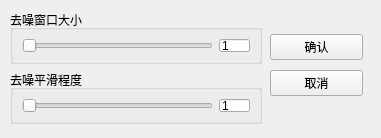
<?xml version="1.0" encoding="UTF-8"?>
<ui version="4.0">
 <class>ui_denoise</class>
 <widget class="QDialog" name="ui_denoise">
  <property name="geometry">
   <rect>
    <x>0</x>
    <y>0</y>
    <width>381</width>
    <height>138</height>
   </rect>
  </property>
  <property name="windowTitle">
   <string>Dialog</string>
  </property>
  <widget class="QGroupBox" name="groupBox">
   <property name="geometry">
    <rect>
     <x>10</x>
     <y>10</y>
     <width>252</width>
     <height>54</height>
    </rect>
   </property>
   <property name="sizePolicy">
    <sizepolicy hsizetype="Preferred" vsizetype="Maximum">
     <horstretch>0</horstretch>
     <verstretch>0</verstretch>
    </sizepolicy>
   </property>
   <property name="maximumSize">
    <size>
     <width>16777215</width>
     <height>54</height>
    </size>
   </property>
   <property name="title">
    <string>去噪窗口大小</string>
   </property>
   <layout class="QGridLayout" name="gridLayout">
    <item row="0" column="0">
     <widget class="QSlider" name="windowsize">
      <property name="minimum">
       <number>1</number>
      </property>
      <property name="maximum">
       <number>50</number>
      </property>
      <property name="orientation">
       <enum>Qt::Horizontal</enum>
      </property>
     </widget>
    </item>
    <item row="0" column="1">
     <widget class="QLineEdit" name="windowsizeedit">
      <property name="sizePolicy">
       <sizepolicy hsizetype="Maximum" vsizetype="Maximum">
        <horstretch>0</horstretch>
        <verstretch>0</verstretch>
       </sizepolicy>
      </property>
      <property name="maximumSize">
       <size>
        <width>31</width>
        <height>16777215</height>
       </size>
      </property>
      <property name="text">
       <string>1</string>
      </property>
     </widget>
    </item>
   </layout>
  </widget>
  <widget class="QGroupBox" name="groupBox_2">
   <property name="geometry">
    <rect>
     <x>10</x>
     <y>70</y>
     <width>252</width>
     <height>54</height>
    </rect>
   </property>
   <property name="sizePolicy">
    <sizepolicy hsizetype="Preferred" vsizetype="Maximum">
     <horstretch>0</horstretch>
     <verstretch>0</verstretch>
    </sizepolicy>
   </property>
   <property name="maximumSize">
    <size>
     <width>16777215</width>
     <height>54</height>
    </size>
   </property>
   <property name="title">
    <string>去噪平滑程度</string>
   </property>
   <layout class="QGridLayout" name="gridLayout_2">
    <item row="0" column="0">
     <widget class="QSlider" name="smooth">
      <property name="minimum">
       <number>1</number>
      </property>
      <property name="maximum">
       <number>50</number>
      </property>
      <property name="orientation">
       <enum>Qt::Horizontal</enum>
      </property>
     </widget>
    </item>
    <item row="0" column="1">
     <widget class="QLineEdit" name="smoothedit">
      <property name="sizePolicy">
       <sizepolicy hsizetype="Maximum" vsizetype="Maximum">
        <horstretch>0</horstretch>
        <verstretch>0</verstretch>
       </sizepolicy>
      </property>
      <property name="maximumSize">
       <size>
        <width>31</width>
        <height>16777215</height>
       </size>
      </property>
      <property name="text">
       <string>1</string>
      </property>
     </widget>
    </item>
   </layout>
  </widget>
  <widget class="QWidget" name="widget" native="true">
   <property name="geometry">
    <rect>
     <x>270</x>
     <y>30</y>
     <width>93</width>
     <height>70</height>
    </rect>
   </property>
   <property name="sizePolicy">
    <sizepolicy hsizetype="Fixed" vsizetype="Fixed">
     <horstretch>0</horstretch>
     <verstretch>0</verstretch>
    </sizepolicy>
   </property>
   <layout class="QVBoxLayout" name="verticalLayout">
    <item>
     <widget class="QPushButton" name="ok_button">
      <property name="enabled">
       <bool>true</bool>
      </property>
      <property name="text">
       <string>确认</string>
      </property>
      <property name="autoDefault">
       <bool>false</bool>
      </property>
     </widget>
    </item>
    <item>
     <widget class="QPushButton" name="cancel_button">
      <property name="text">
       <string>取消</string>
      </property>
      <property name="autoDefault">
       <bool>false</bool>
      </property>
     </widget>
    </item>
   </layout>
  </widget>
 </widget>
 <resources/>
 <connections/>
</ui>
